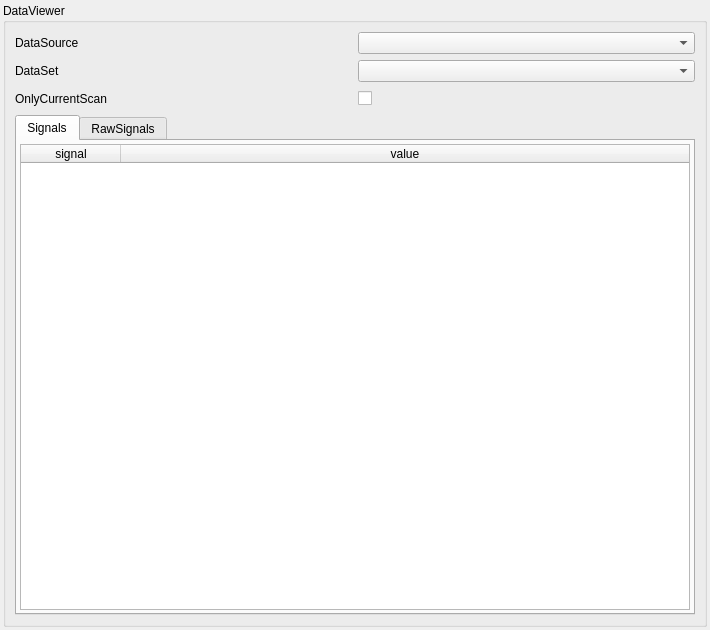
<?xml version="1.0" encoding="UTF-8"?>
<ui version="4.0">
 <class>data_wiewer_widget</class>
 <widget class="QWidget" name="data_wiewer_widget">
  <property name="geometry">
   <rect>
    <x>0</x>
    <y>0</y>
    <width>710</width>
    <height>630</height>
   </rect>
  </property>
  <property name="windowTitle">
   <string>Form</string>
  </property>
  <layout class="QVBoxLayout" name="widget_layout">
   <property name="spacing">
    <number>3</number>
   </property>
   <property name="leftMargin">
    <number>3</number>
   </property>
   <property name="topMargin">
    <number>3</number>
   </property>
   <property name="rightMargin">
    <number>3</number>
   </property>
   <property name="bottomMargin">
    <number>3</number>
   </property>
   <item>
    <widget class="QGroupBox" name="groupBox">
     <property name="title">
      <string>DataViewer</string>
     </property>
     <layout class="QVBoxLayout" name="group_box_layout">
      <item>
       <layout class="QGridLayout" name="label_combo_box_layout">
        <item row="0" column="0">
         <widget class="QLabel" name="data_source_label">
          <property name="text">
           <string>DataSource</string>
          </property>
         </widget>
        </item>
        <item row="0" column="1">
         <widget class="QComboBox" name="data_source_combo_box"/>
        </item>
       </layout>
      </item>
      <item>
       <widget class="QStackedWidget" name="data_source_stacked_widget">
        <property name="currentIndex">
         <number>0</number>
        </property>
        <widget class="QWidget" name="page">
         <layout class="QVBoxLayout" name="verticalLayout_4">
          <property name="spacing">
           <number>6</number>
          </property>
          <property name="leftMargin">
           <number>0</number>
          </property>
          <property name="topMargin">
           <number>0</number>
          </property>
          <property name="rightMargin">
           <number>0</number>
          </property>
          <property name="bottomMargin">
           <number>0</number>
          </property>
          <item>
           <layout class="QGridLayout" name="data_set_only_curr_scan_layout">
            <property name="verticalSpacing">
             <number>9</number>
            </property>
            <item row="0" column="0">
             <widget class="QLabel" name="data_set_label">
              <property name="text">
               <string>DataSet</string>
              </property>
             </widget>
            </item>
            <item row="0" column="1">
             <widget class="QComboBox" name="data_set_combo_box"/>
            </item>
            <item row="1" column="0">
             <widget class="QLabel" name="only_curr_scan_label">
              <property name="text">
               <string>OnlyCurrentScan</string>
              </property>
             </widget>
            </item>
            <item row="1" column="1">
             <widget class="QCheckBox" name="current_scan_check_box">
              <property name="text">
               <string/>
              </property>
             </widget>
            </item>
           </layout>
          </item>
          <item>
           <widget class="QStackedWidget" name="data_set_stacked_widget">
            <property name="currentIndex">
             <number>0</number>
            </property>
            <widget class="QWidget" name="page_3">
             <layout class="QVBoxLayout" name="verticalLayout">
              <property name="spacing">
               <number>0</number>
              </property>
              <property name="leftMargin">
               <number>0</number>
              </property>
              <property name="topMargin">
               <number>3</number>
              </property>
              <property name="rightMargin">
               <number>0</number>
              </property>
              <property name="bottomMargin">
               <number>0</number>
              </property>
              <item>
               <widget class="QTabWidget" name="tabWidget">
                <property name="currentIndex">
                 <number>0</number>
                </property>
                <widget class="QWidget" name="signals_tab">
                 <attribute name="title">
                  <string>Signals</string>
                 </attribute>
                 <layout class="QVBoxLayout" name="verticalLayout_2">
                  <property name="leftMargin">
                   <number>3</number>
                  </property>
                  <property name="topMargin">
                   <number>3</number>
                  </property>
                  <property name="rightMargin">
                   <number>3</number>
                  </property>
                  <property name="bottomMargin">
                   <number>3</number>
                  </property>
                  <item>
                   <widget class="QTableWidget" name="signals_table">
                    <attribute name="horizontalHeaderStretchLastSection">
                     <bool>true</bool>
                    </attribute>
                    <column>
                     <property name="text">
                      <string>signal</string>
                     </property>
                    </column>
                    <column>
                     <property name="text">
                      <string>value</string>
                     </property>
                    </column>
                   </widget>
                  </item>
                 </layout>
                </widget>
                <widget class="QWidget" name="raw_signals_tab">
                 <attribute name="title">
                  <string>RawSignals</string>
                 </attribute>
                 <layout class="QVBoxLayout" name="verticalLayout_3">
                  <item>
                   <widget class="QTableWidget" name="raw_signals_table"/>
                  </item>
                 </layout>
                </widget>
               </widget>
              </item>
             </layout>
            </widget>
            <widget class="QWidget" name="page_4"/>
           </widget>
          </item>
         </layout>
        </widget>
        <widget class="QWidget" name="page_2"/>
       </widget>
      </item>
     </layout>
    </widget>
   </item>
  </layout>
 </widget>
 <resources/>
 <connections/>
</ui>
